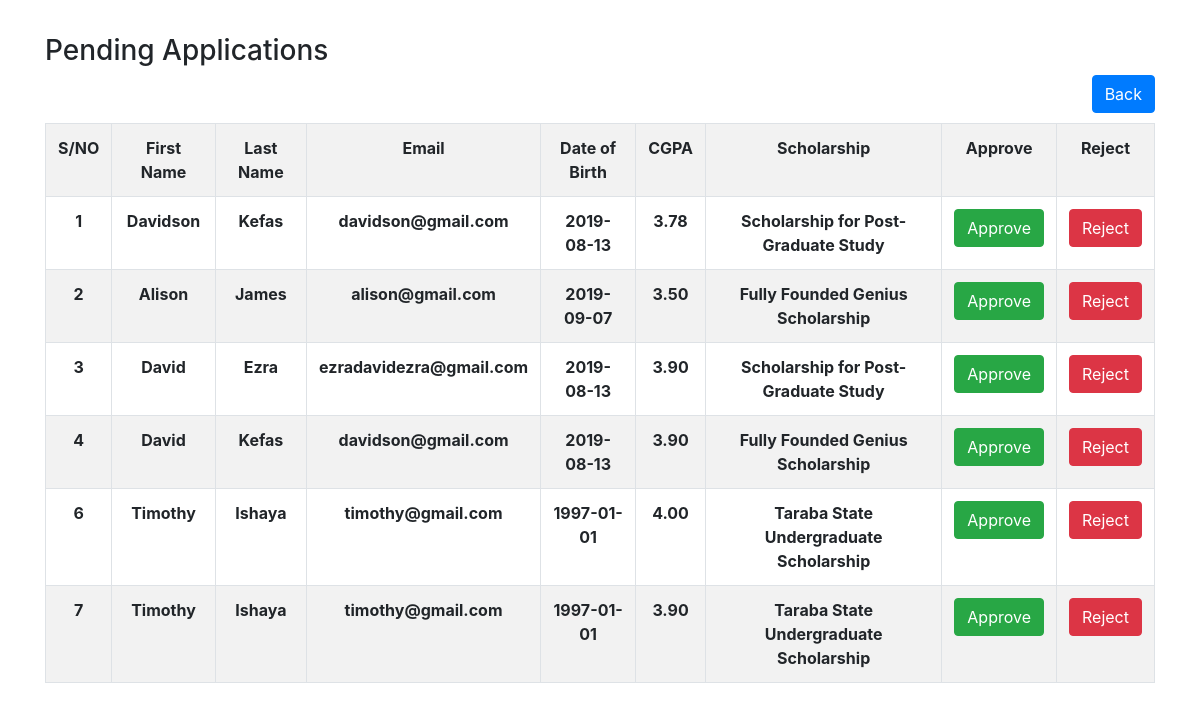
The page /view.php on the database its author committed.
### tables this page shows
CREATE TABLE `application` (
  `id` int(100) NOT NULL,
  `sname` text NOT NULL,
  `fname` text NOT NULL,
  `app_id` text NOT NULL,
  `mail` text NOT NULL,
  `dob` text NOT NULL,
  `gender` text NOT NULL,
  `school` text NOT NULL,
  `dept` text NOT NULL,
  `level` text NOT NULL,
  `cgpa` text NOT NULL,
  `matric_no` text NOT NULL,
  `scholarship` text NOT NULL,
  `image` text NOT NULL,
  `status` text NOT NULL
);

### view.php (the view, shortened to what this page needs)
<?php
include("includes/header.php");
include("includes/functions.php");
?>
  <?php
      $result=mysqli_query($con,"SELECT id,sname,fname,mail,dob,cgpa, scholarship FROM application");
  echo "<div class='container'>";
  echo "<h3><br>Pending Applications</h3>";
  echo "<a href='admin.php'><button class='btn btn-primary' style='float:right;'>Back</button><a/>";
  echo "<table class='table table-striped table-bordered'>";
  echo "<tr align='center'>";
  echo "<th>S/NO</th>";
  echo "<th>First Name</th>";
  echo "<th>Last Name</th>";
  echo "<th>Email</th>";
  echo "<th>Date of Birth</th>";
  echo "<th>CGPA</th>";
  echo "<th>Scholarship</th>";
  echo "<th>Approve</th>";
  echo "<th>Reject</th>";
  echo "</tr>";
  while ($retrive=mysqli_fetch_array($result))
  {
    $id=$retrive['id'];
    $lname=$retrive['sname'];
    $fname=$retrive['fname'];
    $mail=$retrive['mail'];
    $date=$retrive['dob'];
    $cgpa=$retrive['cgpa'];
    $scholarship=$retrive['scholarship'];
      echo "<tr align='center'>";
      echo "<th>$id</th>";
      echo "<th>$fname</th>";
      echo "<th>$lname</th>";
      echo "<th>$mail</th>";
      echo "<th>$date</th>";
      echo "<th>$cgpa</th>";
      echo "<th>$scholarship</th>";
      echo "<th><form action='' method='post'>
      <input type='hidden' name='id' value='{$id}'>
      <button class='btn btn-success' type='submit' name='approved'>Approve</button>
      </form></th>";
      echo "<th><form action='' method='post'>
      <input type='hidden' name='id' value='$id'>
      <button class='btn btn-danger' type='submit' name='rejected'>Reject</button>
      </form></th>";
      echo "</tr>";
  }
  echo "</table>";
     ?>

### rows shown on the page
application: id "1", fname "Davidson", sname "Kefas", mail "davidson@gmail.com", dob "2019-08-13", cgpa "3.78", scholarship "Scholarship for Post-Graduate Study"
application: id "2", fname "Alison", sname "James", mail "alison@gmail.com", dob "2019-09-07", cgpa "3.50", scholarship "Fully Founded Genius Scholarship"
application: id "3", fname "David", sname "Ezra", mail "ezradavidezra@gmail.com", dob "2019-08-13", cgpa "3.90", scholarship "Scholarship for Post-Graduate Study"
application: id "4", fname "David", sname "Kefas", mail "davidson@gmail.com", dob "2019-08-13", cgpa "3.90", scholarship "Fully Founded Genius Scholarship"
application: id "6", fname "Timothy", sname "Ishaya", mail "timothy@gmail.com", dob "1997-01-01", cgpa "4.00", scholarship "Taraba State Undergraduate Scholarship"
application: id "7", fname "Timothy", sname "Ishaya", mail "timothy@gmail.com", dob "1997-01-01", cgpa "3.90", scholarship "Taraba State Undergraduate Scholarship"
